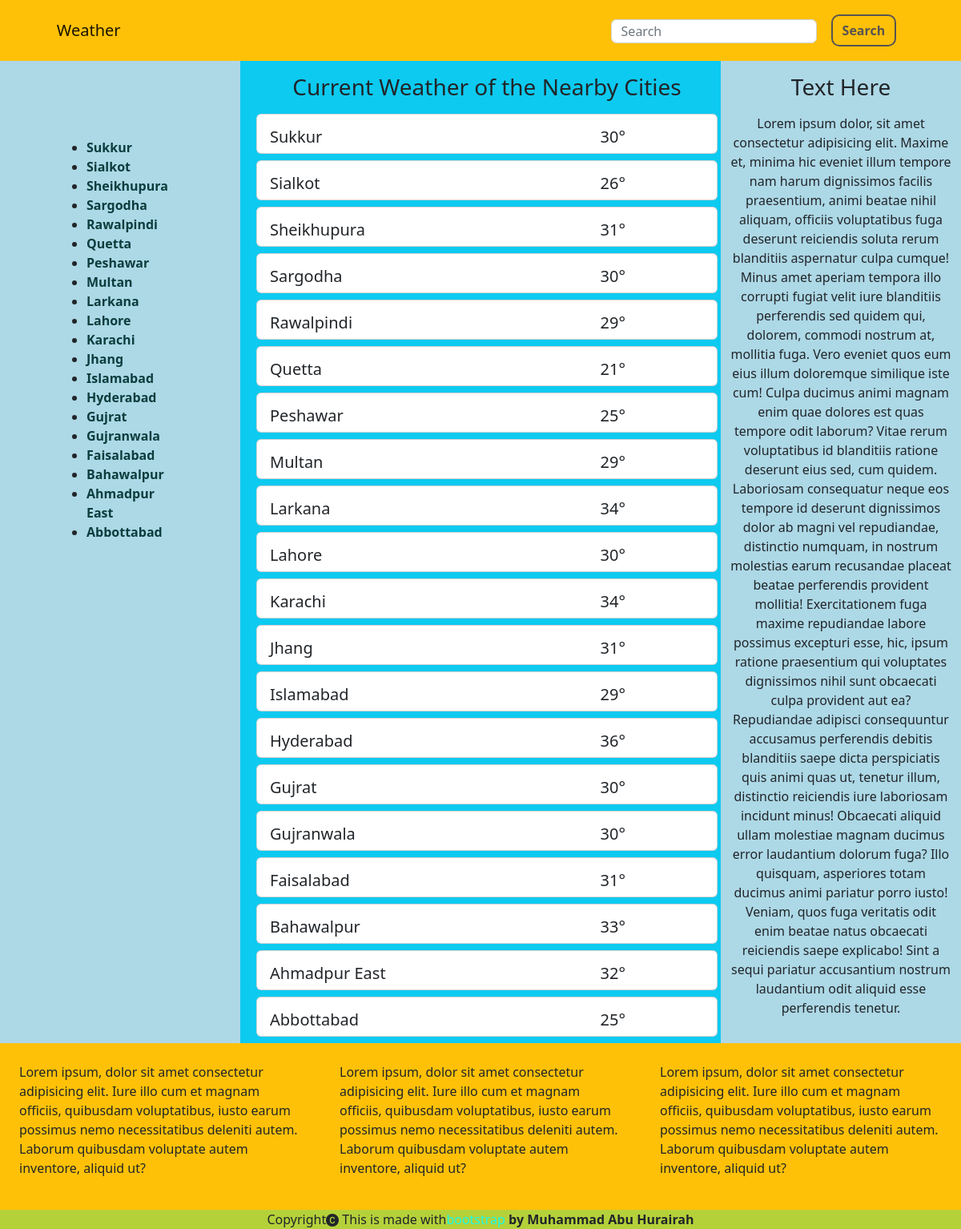
The app's page /index/ with its own data.
### weather/models.py (models this page shows)
class weather(models.Model):
    city = models.CharField(max_length=50)
    curr_temp = models.CharField(max_length=50)

### cron_check/views.py (the view)
# urls.py: path('index/', views.index),
def index(request):
    dataWeather = weather.objects.all().order_by('-id')[:20]
    data={
        'dataWeather' : dataWeather,
        'title' : 'Index Page'
    }
    return render(request,'index.html',data)

### templates/index.html
{% extends 'base.html' %}
{% block content %}
<link rel="stylesheet" href="/static/CSS/style.css">
        <div class="container-fluid">
            <div class="row d-sm-flex d-md-flex d-lg-flex">
                <div class="col-md-3">
                    <ul class="list-items p-5 m-5">
                        {% for data in dataWeather %}
                        <li class="items"><a href="/data/{{data.id}}">{{data.city}}</a></li>
                        {% endfor %}
                    </ul>
                </div>
                <div class="col-md-6 bg-info">
                    <h3 class="heading p-2 m-2 w-100 d-block text-sm-center">Current Weather of the Nearby Cities</h3>
                    {% for data in dataWeather %}
                    <div class="card w-100 m-2" style="height: 50px;">
                        <div class="card-body">
                            <div class="row">
                                <div class="col-md-6"><h5 class="card-title">{{data.city}}</h5></div>
                                <div class="col-md-6"><h5 class="card-title" style="margin-left: 50%;">{{data.curr_temp}}</h5></div>
                            </div>
                        </div>
                    </div>
                    {% endfor %}
                </div>
                <div class="col-md-3 text-center"><h3 class="heading p-2 m-2">Text Here</h3>
                <p>Lorem ipsum dolor, sit amet consectetur adipisicing elit. Maxime et, minima hic eveniet illum tempore nam harum dignissimos facilis praesentium, animi beatae nihil aliquam, officiis voluptatibus fuga deserunt reiciendis soluta rerum blanditiis aspernatur culpa cumque! Minus amet aperiam tempora illo corrupti fugiat velit iure blanditiis perferendis sed quidem qui, dolorem, commodi nostrum at, mollitia fuga. Vero eveniet quos eum eius illum doloremque similique iste cum! Culpa ducimus animi magnam enim quae dolores est quas tempore odit laborum? Vitae rerum voluptatibus id blanditiis ratione deserunt eius sed, cum quidem. Laboriosam consequatur neque eos tempore id deserunt dignissimos dolor ab magni vel repudiandae, distinctio numquam, in nostrum molestias earum recusandae placeat beatae perferendis provident mollitia! Exercitationem fuga maxime repudiandae labore possimus excepturi esse, hic, ipsum ratione praesentium qui voluptates dignissimos nihil sunt obcaecati culpa provident aut ea? Repudiandae adipisci consequuntur accusamus perferendis debitis blanditiis saepe dicta perspiciatis quis animi quas ut, tenetur illum, distinctio reiciendis iure laboriosam incidunt minus! Obcaecati aliquid ullam molestiae magnam ducimus error laudantium dolorum fuga? Illo quisquam, asperiores totam ducimus animi pariatur porro iusto! Veniam, quos fuga veritatis odit enim beatae natus obcaecati reiciendis saepe explicabo! Sint a sequi pariatur accusantium nostrum laudantium odit aliquid esse perferendis tenetur.</p></div>
            </div>
        </div>
{% endblock %}

### templates/base.html
{% include 'header.html' %}
 {% block content %}
 {% endblock %}
{% include 'footer.html' %}

### templates/header.html (shortened to what this page needs)
<!doctype html>
<html lang="en">
  <head>
    <link href="https://cdn.jsdelivr.net/npm/bootstrap@5.2.2/dist/css/bootstrap.min.css" rel="stylesheet">
    <link rel="stylesheet" href="/static/CSS/style.css">
  </head>
  <body>
    <nav class="navbar bg-warning">
        <div class="container-fluid">
          <a class="navbar-brand" style="margin-left: 5%;">Weather</a>
          <form class="d-flex" role="search"  style="margin-right: 5%;">
            <input class="form-control me-2" type="search" placeholder="Search" aria-label="Search">
            <button class="btn" type="submit">Search</button>
          </form>
        </div>
      </nav>

### templates/footer.html (shortened to what this page needs)
<footer>
    <div class="container-fluid bg-warning">
        <div class="row ">
            <div class="col-md-4 p-4"><p>Lorem ipsum, dolor sit amet consectetur adipisicing elit. Iure illo cum et magnam officiis, quibusdam voluptatibus, iusto earum possimus nemo necessitatibus deleniti autem. Laborum quibusdam voluptate autem inventore, aliquid ut?</p></div>
            <div class="col-md-4 p-4"><p>Lorem ipsum, dolor sit amet consectetur adipisicing elit. Iure illo cum et magnam officiis, quibusdam voluptatibus, iusto earum possimus nemo necessitatibus deleniti autem. Laborum quibusdam voluptate autem inventore, aliquid ut?</p></div>
            <div class="col-md-4 p-4"><p>Lorem ipsum, dolor sit amet consectetur adipisicing elit. Iure illo cum et magnam officiis, quibusdam voluptatibus, iusto earum possimus nemo necessitatibus deleniti autem. Laborum quibusdam voluptate autem inventore, aliquid ut?</p></div>
        </div>
    </div>
    <div class="copyright text-center">
        <span> Copyright</span> <b></b>This is made with</b><a href="https://getbootstrap.com/">bootstrap</a><b> by Muhammad Abu Hurairah</b>
    </div>
</footer>
</body>
</html>

### static/CSS/style.css (style rules this page uses)
.btn { margin: 10px; border-radius: 10px; border: 2px solid rgb(88, 83, 83); font-weight: 600; color: rgb(88, 83, 83); }
.form-control { margin-top: 16px; height: 30px; }
.items a { text-decoration: dashed; color: rgb(11, 61, 61); font-weight: 600; }
.copyright { background-color: rgb(181, 209, 58); }
a { text-decoration: none; color: rgba(0, 255, 255, 0.877); }
.col-md-3 { background-color: lightblue; }

### records on screen
weather: city "Sukkur", curr_temp "30°"
weather: city "Sialkot", curr_temp "26°"
weather: city "Sheikhupura", curr_temp "31°"
weather: city "Sargodha", curr_temp "30°"
weather: city "Rawalpindi", curr_temp "29°"
weather: city "Quetta", curr_temp "21°"
weather: city "Peshawar", curr_temp "25°"
weather: city "Multan", curr_temp "29°"
weather: city "Larkana", curr_temp "34°"
weather: city "Lahore", curr_temp "30°"
weather: city "Karachi", curr_temp "34°"
weather: city "Jhang", curr_temp "31°"
weather: city "Islamabad", curr_temp "29°"
weather: city "Hyderabad", curr_temp "36°"
weather: city "Gujrat", curr_temp "30°"
weather: city "Gujranwala", curr_temp "30°"
weather: city "Faisalabad", curr_temp "31°"
weather: city "Bahawalpur", curr_temp "33°"
weather: city "Ahmadpur East", curr_temp "32°"
weather: city "Abbottabad", curr_temp "25°"
